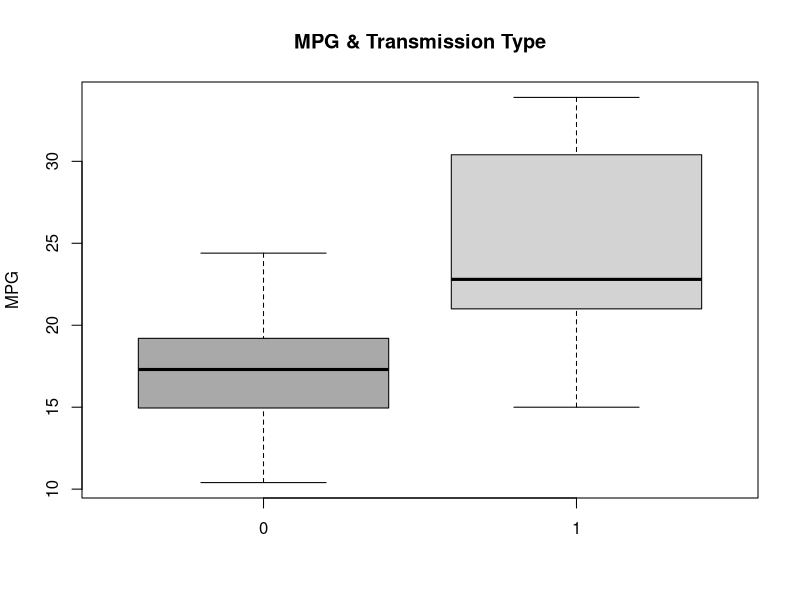

Source code (R): (Note: this script raises an error after producing the figure.)
## ---- chunk 1

setwd("~/Data Science/07 Regression Models");


data(mtcars);
dim(mtcars);
head(mtcars, n=5);

## ---- chunk 2
#mtcars$am <- as.factor(mtcars$am);
#levels(mtcars$am) <- c("Automatic", "Manual");
head(mtcars, n=5);

boxplot(mpg~am, data=mtcars,
    col=c("dark grey", "light grey"),
    xlab="",
    ylab="MPG",
    main="MPG & Transmission Type"
);

aggregate(mpg~am, data=mtcars, mean);

autoData <- mtcars[mtcars$am=="Automatic", ];
manualData <- mtcars[mtcars$am=="Manual", ];
t.test(autoData$mpg, manualData$mpg);

cor(mtcars)[1, ];

fit <- lm(mpg~am, data=mtcars);
summary(fit);


stepmodel = step(lm(data = mtcars, mpg ~ .),trace=0,steps=10000);
summary(stepmodel);

bestfit <- lm(mpg~am + wt + qsec, data = mtcars);
anova(fit, bestfit);

summary(bestfit);

## ---- chunk 3

par(mfrow = c(1, 2));
# Histogram with Normal Curve
x <- mtcars$mpg;
h<-hist(x, breaks=10, col="red", xlab="Miles Per Gallon",
   main="Histogram of Miles per Gallon");
xfit<-seq(min(x),max(x),length=40);
yfit<-dnorm(xfit,mean=mean(x),sd=sd(x));
yfit <- yfit*diff(h$mids[1:2])*length(x);
lines(xfit, yfit, col="blue", lwd=2);

# Kernel Density Plot
d <- density(mtcars$mpg);
plot(d, xlab = "MPG", main ="Density Plot of MPG");


par(mfrow=c(2,2));
plot(bestfit);
